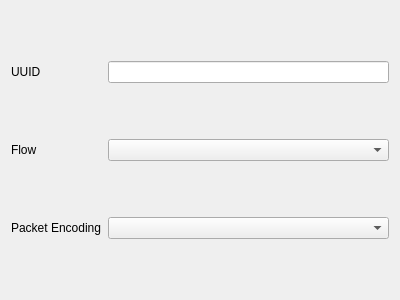
<?xml version="1.0" encoding="UTF-8"?>
<ui version="4.0">
 <class>EditVless</class>
 <widget class="QWidget" name="EditVless">
  <property name="geometry">
   <rect>
    <x>0</x>
    <y>0</y>
    <width>400</width>
    <height>300</height>
   </rect>
  </property>
  <property name="windowTitle">
   <string notr="true"/>
  </property>
  <layout class="QGridLayout" name="gridLayout">
   <item row="1" column="0">
    <widget class="QLabel" name="flow_l">
     <property name="text">
      <string>Flow</string>
     </property>
    </widget>
   </item>
   <item row="1" column="1">
    <widget class="QComboBox" name="flow"/>
   </item>
   <item row="0" column="0">
    <widget class="QLabel" name="label">
     <property name="text">
      <string>UUID</string>
     </property>
    </widget>
   </item>
   <item row="0" column="1">
    <widget class="MyLineEdit" name="uuid"/>
   </item>
   <item row="2" column="0">
    <widget class="QLabel" name="label_2">
     <property name="text">
      <string>Packet Encoding</string>
     </property>
    </widget>
   </item>
   <item row="2" column="1">
    <widget class="QComboBox" name="packet_encoding"/>
   </item>
  </layout>
 </widget>
 <customwidgets>
  <customwidget>
   <class>MyLineEdit</class>
   <extends>QLineEdit</extends>
   <header>include/ui/utils/MyLineEdit.h</header>
  </customwidget>
 </customwidgets>
 <resources/>
 <connections/>
</ui>
